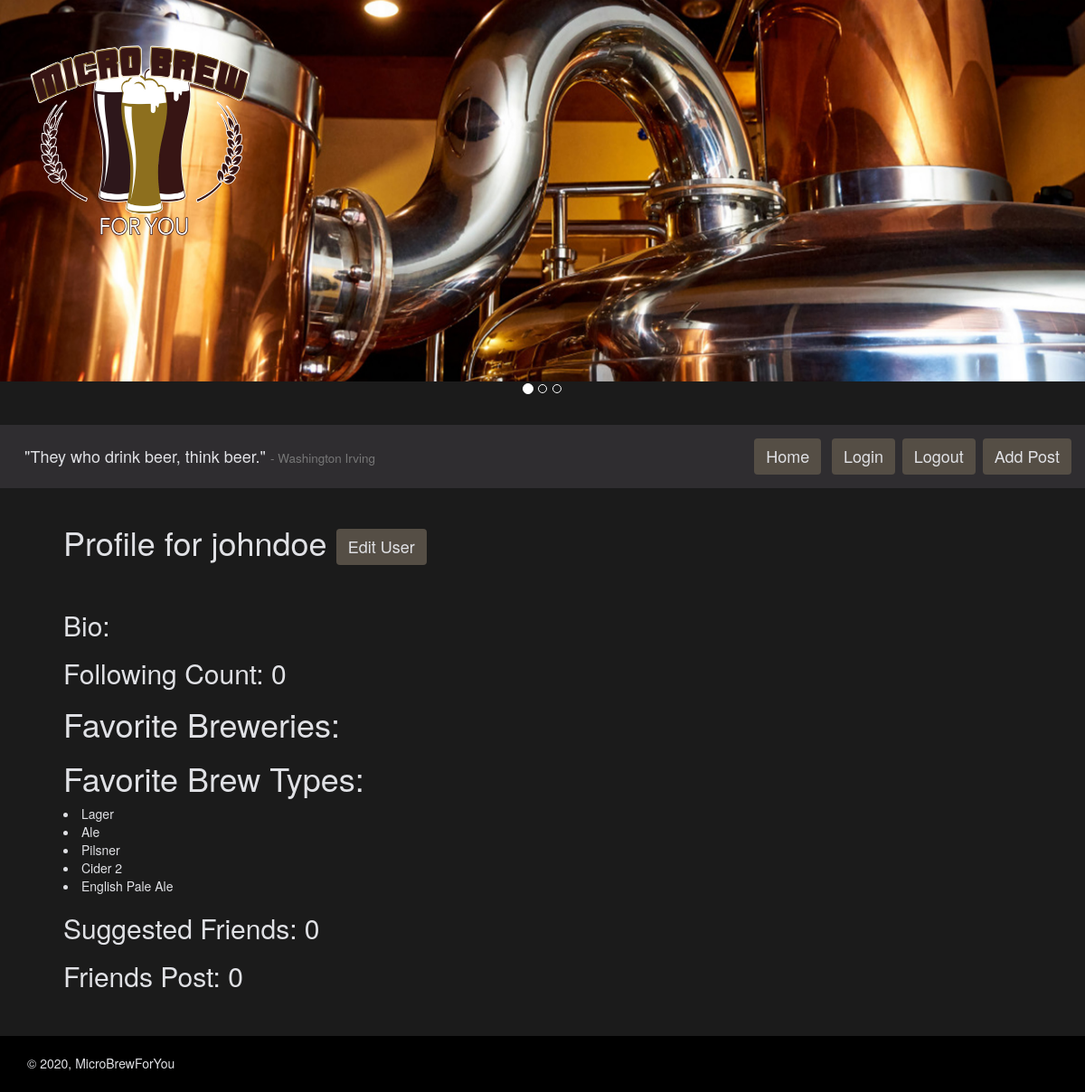
The app's page / (signed in) with its own data.
### microbrewforyou_app/models.py (models this page shows, shortened)
class CustomUser(AbstractUser):
    bio = models.CharField(max_length=280, default='')
    user_image = models.ImageField(
        upload_to='CustomUser/', null=False, blank=False)
    users_following = models.ManyToManyField(
        "self", symmetrical=False, related_name='CustomUser')
    fav_breweries = models.ManyToManyField(
        "Breweries", symmetrical=False,
        related_name='fav_breweries', blank=True)
    fav_brewtypes = models.ManyToManyField(
        "BrewTypes", symmetrical=False,
        related_name='fav_brewtypes', blank=True)
    address = models.CharField(max_length=280)
    city = models.CharField(max_length=50)
    state = models.CharField(max_length=50)
    user_since = models.DateTimeField(default=timezone.now)
    REQUIRED_FIELDS = ['first_name', 'bio', 'address', 'city', 'state']
    def __str__(self):
        return self.username

class BrewTypes(models.Model):
    name = models.CharField(max_length=80)
    averageABV = models.FloatField()

### microbrewforyou_app/views.py (the view)
# urls.py: path('', IndexView.as_view(), name="homepage"),
class IndexView(View):
    def get(self, request):
        words_quote = "They who drink beer, think beer."
        words_author = "Washington Irving"
        if request.user.is_anonymous:
            follow_count = 0
        else:
            follow_count = len(request.user.users_following.all())
        return render(request, 'index.html', {'follow_count': follow_count,
                                              'words_author': words_author,
                                              "words_quote": words_quote})

### templates/index.html (shortened to what this page needs)
{% extends 'base.html' %} {% block content %}
<br />
{% if request.user.is_authenticated %}
<h1>
  Profile for {{request.user}}
  <a href="/edituser/{{request.user.id}}/" class="btn button-menu">Edit User</a>
</h1>
<br />
<h2>Bio: {{request.user.bio}}</h2>
<h2>Following Count: {{follow_count}}</h2>
{% include "favorite_breweries.html" %} {% include "favorite_brew_type.html" %}
<h2>Suggested Friends: {{follow_count}}</h2>
<h2>Friends Post: {{follow_count}}</h2>
<br />
<br />
{% endif %} {% endblock %}

### templates/favorite_brew_type.html
<h1>Favorite Brew Types:</h1>
{% for fav in request.user.fav_brewtypes.all %}
<li>
  {{fav.name}}
</li>
{% endfor %}

### static/css/main.css (style rules this page uses)
body#custom_body { background-color: #1b1b1b; color: #e0e1e5; }
a.button-menu { background-color: #554e45; color: #e0e1e5; font-size: 18px; }

### records on screen
CustomUser: user "johndoe"
BrewTypes: name "Lager"
BrewTypes: name "Ale"
BrewTypes: name "Pilsner"
BrewTypes: name "Cider 2"
BrewTypes: name "English Pale Ale"

### other values on screen
{{ words_quote }} "They who drink beer, think beer."
{{ words_author }} "Washington Irving"
{{ follow_count }} "0"
